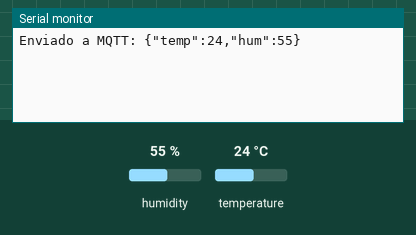
This program was run on a simulated ESP32. Shown: the last lines printed to the serial monitor. The inputs (shaded band) are chosen by the test bench; at power-on: humidity 55 %, temperature 24 °C. WiFi joins after 1.5 s; servers stay silent unless stated; no MQTT or app messages arrive unless stated.

Above: at 2.7 s.
2.8 s: humidity set to 22 %
At 5.2 s:
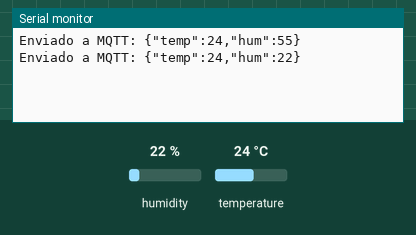
5.5 s: temperature set to 12 °C
At 6.9 s:
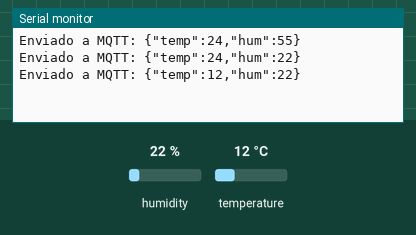
8.2 s: humidity set to 40 %
At 11.2 s:
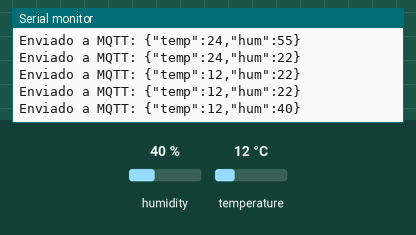
Timing chart, 0 to 12.7 s (numbered marks = the images above; inputs shaded):
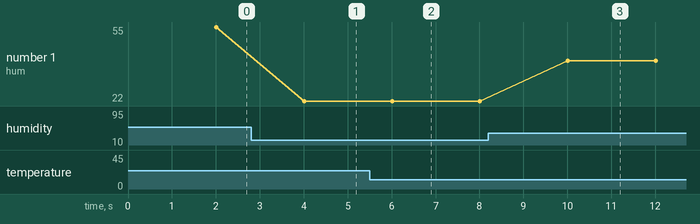

Measured:
- after the input at 2.8 s, the serial monitor: prints a new line after 1.2 s (image 1)
- after the input at 5.5 s, the serial monitor: prints a new line after 0.51 s (image 2)
- after the input at 8.2 s, the serial monitor: prints a new line after 1.8 s (image 3)
- plotted number 1: 55 → 22 after the input at 2.8 s, 22 → 40 after the input at 8.2 s

The program:

main.cpp
```cpp
// Librerías necesarias
#include <WiFi.h>
#include <PubSubClient.h>
#include <WiFiManager.h>
#include <DHTesp.h>
#include <ArduinoJson.h>

// ─── Pines de Hardware ──────────────────────────────────────
#define DHT_PIN 17 // GPIO17 → datos del sensor DHT11

// Conexión Broker MQTT
const char *mqtt_server = "192.168.0.10"; // Reemplaza con la IP del server MQTT local

// Objetos globales
DHTesp dht;
WiFiClient espClient; // Cliente MQTT
PubSubClient client(espClient);

// Intervalo de envío de datos del sensor (milisegundos)
const unsigned long INTERVALO_SENSOR = 2000;
unsigned long ultimaLectura = 0; // Temporizador

// ─── Prototipos de funciones ───────────────────────────────
String construirJSON(float temp, float hum);
void enviarAlServidorMQTT();

void setup()
{
  Serial.begin(115200);

  // Inicializo el dht11
  dht.setup(DHT_PIN, DHTesp::DHT11);

  // ── WiFiManager ────────────────────────────────────────────

  // Conectamos a WiFi usando WiFiManager (crea un AP de configuración si no se conecta)
  WiFi.mode(WIFI_STA); // Modo estación (cliente)
  WiFiManager wifiManager;
  // Hago esto para que no haya conflicto entre el portal de configuración de WiFiManager y el servidor web que vamos a crear
  wifiManager.setSaveConfigCallback([]()
                                    {
    Serial.println("Nueva red guardada, reiniciando...");
    delay(1000);
    ESP.restart(); });

  bool res = wifiManager.autoConnect("ESP32-Config", "admin51423"); // Crea un AP con este nombre y contraseña si no se conecta
  if (!res)
  {
    Serial.println("Error: No se pudo conectar al WiFi");
    return;
  }

  // ── MQTT ─────────────────────────────────────────────
  client.setServer(mqtt_server, 1883);
  client.connect("ESP32Client");
}
void loop()
{
  // Envio datos del sensor cada INTERVALO_SENSOR milisegundos
  unsigned long ahora = millis();
  if (ahora - ultimaLectura >= INTERVALO_SENSOR)
  {
    ultimaLectura = ahora;
    enviarAlServidorMQTT();
  }
}

/**
 * Construye un JSON con todos los datos del sistema.
 * Ejemplo: {"temp":24.5,"hum":60.0}
 */
String construirJSON(float temp, float hum)
{
  JsonDocument doc;
  doc["temp"] = isnan(temp) ? -1 : temp; // -1 si el sensor falló
  doc["hum"] = isnan(hum) ? -1 : hum;

  String json;
  serializeJson(doc, json);
  return json;
}

/**
 * Envía el estado actual (sensor dht11) al servidor MQTT.
 */
void enviarAlServidorMQTT()
{
  float temp = dht.getTemperature();
  float hum = dht.getHumidity();
  String json = construirJSON(temp, hum);
  client.publish("sensores/dht11", json.c_str());
  Serial.println("Enviado a MQTT: " + json);
}
```
